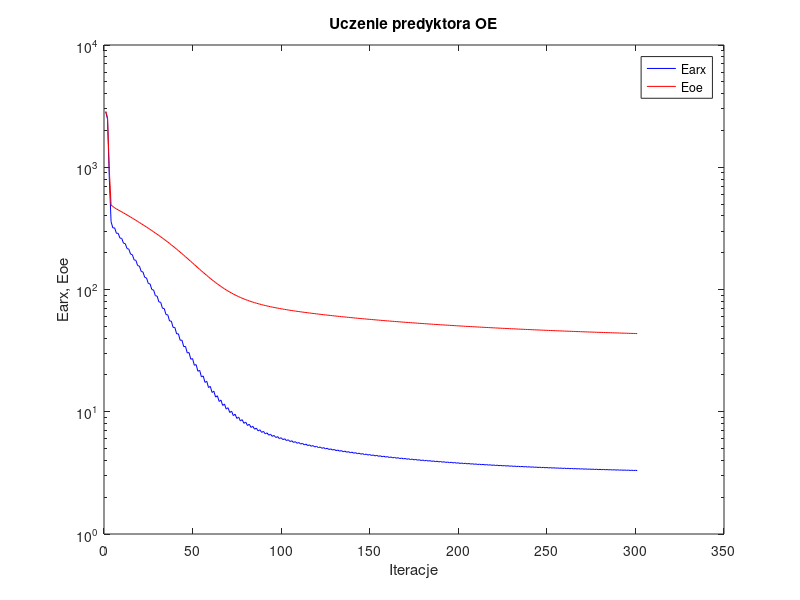
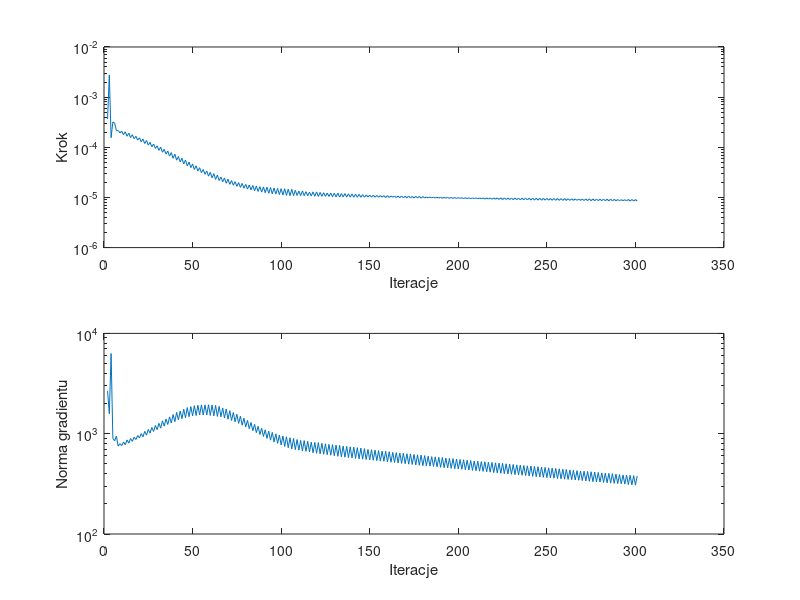

Reproduce these figures in MATLAB, in order.
%uczenie predyktora oe
clear all;
n=0; farx(n+1)=2.835393e+003; foe(n+1)=2.866882e+003; wspucz(n+1)=0.000000e+000; ng(n+1)=0.000000e+000;
n=1; farx(n+1)=2.470368e+003; foe(n+1)=2.541513e+003; krok(n+1)=3.642997e-004; ng(n+1)=2.680998e+003;
n=2; farx(n+1)=8.040867e+002; foe(n+1)=9.445150e+002; krok(n+1)=2.778799e-003; ng(n+1)=1.581666e+003;
n=3; farx(n+1)=3.579413e+002; foe(n+1)=4.909333e+002; krok(n+1)=1.554679e-004; ng(n+1)=6.295096e+003;
n=4; farx(n+1)=3.189430e+002; foe(n+1)=4.770752e+002; krok(n+1)=3.192302e-004; ng(n+1)=8.975673e+002;
n=5; farx(n+1)=3.195975e+002; foe(n+1)=4.660974e+002; krok(n+1)=3.055701e-004; ng(n+1)=8.490873e+002;
n=6; farx(n+1)=2.882932e+002; foe(n+1)=4.563866e+002; krok(n+1)=2.141564e-004; ng(n+1)=9.475500e+002;
n=7; farx(n+1)=2.882506e+002; foe(n+1)=4.482102e+002; krok(n+1)=2.151482e-004; ng(n+1)=7.531554e+002;
n=8; farx(n+1)=2.633345e+002; foe(n+1)=4.398324e+002; krok(n+1)=1.942746e-004; ng(n+1)=7.953235e+002;
n=9; farx(n+1)=2.620594e+002; foe(n+1)=4.317493e+002; krok(n+1)=2.084136e-004; ng(n+1)=7.609783e+002;
n=10; farx(n+1)=2.392186e+002; foe(n+1)=4.234533e+002; krok(n+1)=1.784716e-004; ng(n+1)=8.275711e+002;
n=11; farx(n+1)=2.372964e+002; foe(n+1)=4.154113e+002; krok(n+1)=2.039081e-004; ng(n+1)=7.764211e+002;
n=12; farx(n+1)=2.161278e+002; foe(n+1)=4.072092e+002; krok(n+1)=1.661929e-004; ng(n+1)=8.663929e+002;
n=13; farx(n+1)=2.141027e+002; foe(n+1)=3.992925e+002; krok(n+1)=1.915864e-004; ng(n+1)=8.058868e+002;
n=14; farx(n+1)=1.946457e+002; foe(n+1)=3.912655e+002; krok(n+1)=1.569397e-004; ng(n+1)=8.948795e+002;
n=15; farx(n+1)=1.927090e+002; foe(n+1)=3.835157e+002; krok(n+1)=1.784716e-004; ng(n+1)=8.376796e+002;
n=16; farx(n+1)=1.748251e+002; foe(n+1)=3.756887e+002; krok(n+1)=1.488211e-004; ng(n+1)=9.224670e+002;
n=17; farx(n+1)=1.731534e+002; foe(n+1)=3.681418e+002; krok(n+1)=1.654388e-004; ng(n+1)=8.746810e+002;
n=18; farx(n+1)=1.568081e+002; foe(n+1)=3.605129e+002; krok(n+1)=1.395032e-004; ng(n+1)=9.590865e+002;
n=19; farx(n+1)=1.553306e+002; foe(n+1)=3.531544e+002; krok(n+1)=1.546804e-004; ng(n+1)=9.065455e+002;
n=20; farx(n+1)=1.405018e+002; foe(n+1)=3.457147e+002; krok(n+1)=1.289393e-004; ng(n+1)=1.003127e+003;
n=21; farx(n+1)=1.391113e+002; foe(n+1)=3.385131e+002; krok(n+1)=1.466558e-004; ng(n+1)=9.316513e+002;
n=22; farx(n+1)=1.256132e+002; foe(n+1)=3.312401e+002; krok(n+1)=1.187393e-004; ng(n+1)=1.054533e+003;
n=23; farx(n+1)=1.243790e+002; foe(n+1)=3.241983e+002; krok(n+1)=1.367364e-004; ng(n+1)=9.667077e+002;
n=24; farx(n+1)=1.120511e+002; foe(n+1)=3.171013e+002; krok(n+1)=1.107642e-004; ng(n+1)=1.102705e+003;
n=25; farx(n+1)=1.110857e+002; foe(n+1)=3.102346e+002; krok(n+1)=1.258386e-004; ng(n+1)=1.011890e+003;
n=26; farx(n+1)=9.988859e+001; foe(n+1)=3.032975e+002; krok(n+1)=1.024331e-004; ng(n+1)=1.153052e+003;
n=27; farx(n+1)=9.909101e+001; foe(n+1)=2.965678e+002; krok(n+1)=1.163141e-004; ng(n+1)=1.052701e+003;
n=28; farx(n+1)=8.891096e+001; foe(n+1)=2.897798e+002; krok(n+1)=9.488657e-005; ng(n+1)=1.208144e+003;
n=29; farx(n+1)=8.830139e+001; foe(n+1)=2.831832e+002; krok(n+1)=1.070946e-004; ng(n+1)=1.098051e+003;
n=30; farx(n+1)=7.911348e+001; foe(n+1)=2.765295e+002; krok(n+1)=8.683747e-005; ng(n+1)=1.267849e+003;
n=31; farx(n+1)=7.860136e+001; foe(n+1)=2.700266e+002; krok(n+1)=1.007837e-004; ng(n+1)=1.135742e+003;
n=32; farx(n+1)=7.019122e+001; foe(n+1)=2.634722e+002; krok(n+1)=7.961977e-005; ng(n+1)=1.342298e+003;
n=33; farx(n+1)=6.988783e+001; foe(n+1)=2.571104e+002; krok(n+1)=9.138703e-005; ng(n+1)=1.190051e+003;
n=34; farx(n+1)=6.228833e+001; foe(n+1)=2.506922e+002; krok(n+1)=7.324517e-005; ng(n+1)=1.401903e+003;
n=35; farx(n+1)=6.210428e+001; foe(n+1)=2.444439e+002; krok(n+1)=8.438622e-005; ng(n+1)=1.235653e+003;
n=36; farx(n+1)=5.524456e+001; foe(n+1)=2.381484e+002; krok(n+1)=6.666596e-005; ng(n+1)=1.470710e+003;
n=37; farx(n+1)=5.515162e+001; foe(n+1)=2.320126e+002; krok(n+1)=7.847260e-005; ng(n+1)=1.278302e+003;
n=38; farx(n+1)=4.896942e+001; foe(n+1)=2.258400e+002; krok(n+1)=6.028324e-005; ng(n+1)=1.551149e+003;
n=39; farx(n+1)=4.894263e+001; foe(n+1)=2.198232e+002; krok(n+1)=7.287990e-005; ng(n+1)=1.317690e+003;
n=40; farx(n+1)=4.332346e+001; foe(n+1)=2.137978e+002; krok(n+1)=5.538211e-005; ng(n+1)=1.630146e+003;
n=41; farx(n+1)=4.343070e+001; foe(n+1)=2.079730e+002; krok(n+1)=6.543012e-005; ng(n+1)=1.371631e+003;
n=42; farx(n+1)=3.839884e+001; foe(n+1)=2.021498e+002; krok(n+1)=5.098909e-005; ng(n+1)=1.686641e+003;
n=43; farx(n+1)=3.857327e+001; foe(n+1)=1.965038e+002; krok(n+1)=6.024230e-005; ng(n+1)=1.410820e+003;
n=44; farx(n+1)=3.406304e+001; foe(n+1)=1.908790e+002; krok(n+1)=4.646090e-005; ng(n+1)=1.754378e+003;
n=45; farx(n+1)=3.428780e+001; foe(n+1)=1.854312e+002; krok(n+1)=5.581911e-005; ng(n+1)=1.443253e+003;
n=46; farx(n+1)=3.023374e+001; foe(n+1)=1.800230e+002; krok(n+1)=4.244958e-005; ng(n+1)=1.821096e+003;
n=47; farx(n+1)=3.050979e+001; foe(n+1)=1.748145e+002; krok(n+1)=5.090921e-005; ng(n+1)=1.475523e+003;
n=48; farx(n+1)=2.688562e+001; foe(n+1)=1.696725e+002; krok(n+1)=3.923630e-005; ng(n+1)=1.863839e+003;
n=49; farx(n+1)=2.721005e+001; foe(n+1)=1.647310e+002; krok(n+1)=4.661880e-005; ng(n+1)=1.502900e+003;
n=50; farx(n+1)=2.398779e+001; foe(n+1)=1.598678e+002; krok(n+1)=3.598644e-005; ng(n+1)=1.903424e+003;
n=51; farx(n+1)=2.431946e+001; foe(n+1)=1.551967e+002; krok(n+1)=4.279756e-005; ng(n+1)=1.516977e+003;
n=52; farx(n+1)=2.144205e+001; foe(n+1)=1.506454e+002; krok(n+1)=3.369455e-005; ng(n+1)=1.920178e+003;
n=53; farx(n+1)=2.181844e+001; foe(n+1)=1.462924e+002; krok(n+1)=3.906606e-005; ng(n+1)=1.538397e+003;
n=54; farx(n+1)=1.926119e+001; foe(n+1)=1.420520e+002; krok(n+1)=3.117913e-005; ng(n+1)=1.937807e+003;
n=55; farx(n+1)=1.964439e+001; foe(n+1)=1.380082e+002; krok(n+1)=3.601440e-005; ng(n+1)=1.541179e+003;
n=56; farx(n+1)=1.738290e+001; foe(n+1)=1.340916e+002; krok(n+1)=2.894239e-005; ng(n+1)=1.938925e+003;
n=57; farx(n+1)=1.776798e+001; foe(n+1)=1.303604e+002; krok(n+1)=3.369455e-005; ng(n+1)=1.536332e+003;
n=58; farx(n+1)=1.577194e+001; foe(n+1)=1.267581e+002; krok(n+1)=2.657240e-005; ng(n+1)=1.943610e+003;
n=59; farx(n+1)=1.613979e+001; foe(n+1)=1.233313e+002; krok(n+1)=3.175337e-005; ng(n+1)=1.522553e+003;
n=60; farx(n+1)=1.437874e+001; foe(n+1)=1.200452e+002; krok(n+1)=2.458493e-005; ng(n+1)=1.932814e+003;
n=61; farx(n+1)=1.473342e+001; foe(n+1)=1.169255e+002; krok(n+1)=2.992557e-005; ng(n+1)=1.506411e+003;
n=62; farx(n+1)=1.317763e+001; foe(n+1)=1.139468e+002; krok(n+1)=2.284676e-005; ng(n+1)=1.912662e+003;
n=63; farx(n+1)=1.351688e+001; foe(n+1)=1.111299e+002; krok(n+1)=2.801666e-005; ng(n+1)=1.485797e+003;
n=64; farx(n+1)=1.213370e+001; foe(n+1)=1.084539e+002; krok(n+1)=2.167257e-005; ng(n+1)=1.872467e+003;
n=65; farx(n+1)=1.246753e+001; foe(n+1)=1.059419e+002; krok(n+1)=2.560827e-005; ng(n+1)=1.474086e+003;
n=66; farx(n+1)=1.126239e+001; foe(n+1)=1.035589e+002; krok(n+1)=2.047978e-005; ng(n+1)=1.806929e+003;
n=67; farx(n+1)=1.157369e+001; foe(n+1)=1.013092e+002; krok(n+1)=2.449700e-005; ng(n+1)=1.433890e+003;
n=68; farx(n+1)=1.050842e+001; foe(n+1)=9.918055e+001; krok(n+1)=1.917379e-005; ng(n+1)=1.764292e+003;
n=69; farx(n+1)=1.079698e+001; foe(n+1)=9.717866e+001; krok(n+1)=2.310648e-005; ng(n+1)=1.394627e+003;
n=70; farx(n+1)=9.857051e+000; foe(n+1)=9.529227e+001; krok(n+1)=1.827909e-005; ng(n+1)=1.698094e+003;
n=71; farx(n+1)=1.012736e+001; foe(n+1)=9.352038e+001; krok(n+1)=2.170937e-005; ng(n+1)=1.356344e+003;
n=72; farx(n+1)=9.297426e+000; foe(n+1)=9.185292e+001; krok(n+1)=1.751338e-005; ng(n+1)=1.625890e+003;
n=73; farx(n+1)=9.552047e+000; foe(n+1)=9.028691e+001; krok(n+1)=2.063495e-005; ng(n+1)=1.314676e+003;
n=74; farx(n+1)=8.816821e+000; foe(n+1)=8.881052e+001; krok(n+1)=1.666809e-005; ng(n+1)=1.561623e+003;
n=75; farx(n+1)=9.052859e+000; foe(n+1)=8.742508e+001; krok(n+1)=1.976919e-005; ng(n+1)=1.266860e+003;
n=76; farx(n+1)=8.401444e+000; foe(n+1)=8.611814e+001; krok(n+1)=1.588017e-005; ng(n+1)=1.495289e+003;
n=77; farx(n+1)=8.617819e+000; foe(n+1)=8.489053e+001; krok(n+1)=1.904168e-005; ng(n+1)=1.215317e+003;
n=78; farx(n+1)=8.036786e+000; foe(n+1)=8.373310e+001; krok(n+1)=1.527191e-005; ng(n+1)=1.426799e+003;
n=79; farx(n+1)=8.237675e+000; foe(n+1)=8.264646e+001; krok(n+1)=1.825109e-005; ng(n+1)=1.168747e+003;
n=80; farx(n+1)=7.719699e+000; foe(n+1)=8.162005e+001; krok(n+1)=1.470858e-005; ng(n+1)=1.358870e+003;
n=81; farx(n+1)=7.904799e+000; foe(n+1)=8.065411e+001; krok(n+1)=1.765974e-005; ng(n+1)=1.120759e+003;
n=82; farx(n+1)=7.441317e+000; foe(n+1)=7.974055e+001; krok(n+1)=1.416371e-005; ng(n+1)=1.294829e+003;
n=83; farx(n+1)=7.612791e+000; foe(n+1)=7.887828e+001; krok(n+1)=1.729605e-005; ng(n+1)=1.072486e+003;
n=84; farx(n+1)=7.194839e+000; foe(n+1)=7.805986e+001; krok(n+1)=1.358646e-005; ng(n+1)=1.240614e+003;
n=85; farx(n+1)=7.352702e+000; foe(n+1)=7.728654e+001; krok(n+1)=1.693219e-005; ng(n+1)=1.025004e+003;
n=86; farx(n+1)=6.973499e+000; foe(n+1)=7.655131e+001; krok(n+1)=1.317649e-005; ng(n+1)=1.186250e+003;
n=87; farx(n+1)=7.120291e+000; foe(n+1)=7.585621e+001; krok(n+1)=1.643953e-005; ng(n+1)=9.829495e+002;
n=88; farx(n+1)=6.777532e+000; foe(n+1)=7.519361e+001; krok(n+1)=1.277945e-005; ng(n+1)=1.131408e+003;
n=89; farx(n+1)=6.913043e+000; foe(n+1)=7.456302e+001; krok(n+1)=1.622915e-005; ng(n+1)=9.384904e+002;
n=90; farx(n+1)=6.599478e+000; foe(n+1)=7.396095e+001; krok(n+1)=1.240823e-005; ng(n+1)=1.092921e+003;
n=91; farx(n+1)=6.725969e+000; foe(n+1)=7.338683e+001; krok(n+1)=1.595012e-005; ng(n+1)=8.990097e+002;
n=92; farx(n+1)=6.437880e+000; foe(n+1)=7.283693e+001; krok(n+1)=1.209645e-005; ng(n+1)=1.060101e+003;
n=93; farx(n+1)=6.556802e+000; foe(n+1)=7.231122e+001; krok(n+1)=1.572983e-005; ng(n+1)=8.622826e+002;
n=94; farx(n+1)=6.290609e+000; foe(n+1)=7.180540e+001; krok(n+1)=1.178746e-005; ng(n+1)=1.031616e+003;
n=95; farx(n+1)=6.401270e+000; foe(n+1)=7.132087e+001; krok(n+1)=1.539716e-005; ng(n+1)=8.276004e+002;
n=96; farx(n+1)=6.154220e+000; foe(n+1)=7.085504e+001; krok(n+1)=1.167393e-005; ng(n+1)=9.963903e+002;
n=97; farx(n+1)=6.260027e+000; foe(n+1)=7.040770e+001; krok(n+1)=1.503456e-005; ng(n+1)=8.013264e+002;
n=98; farx(n+1)=6.030827e+000; foe(n+1)=6.997504e+001; krok(n+1)=1.143043e-005; ng(n+1)=9.682502e+002;
n=99; farx(n+1)=6.130587e+000; foe(n+1)=6.955709e+001; krok(n+1)=1.496592e-005; ng(n+1)=7.727271e+002;
n=100; farx(n+1)=5.916344e+000; foe(n+1)=6.915191e+001; krok(n+1)=1.115447e-005; ng(n+1)=9.492293e+002;
n=101; farx(n+1)=6.010455e+000; foe(n+1)=6.875914e+001; krok(n+1)=1.490654e-005; ng(n+1)=7.461179e+002;
n=102; farx(n+1)=5.808187e+000; foe(n+1)=6.837793e+001; krok(n+1)=1.099167e-005; ng(n+1)=9.312695e+002;
n=103; farx(n+1)=5.898241e+000; foe(n+1)=6.800896e+001; krok(n+1)=1.461294e-005; ng(n+1)=7.253254e+002;
n=104; farx(n+1)=5.708129e+000; foe(n+1)=6.764980e+001; krok(n+1)=1.085468e-005; ng(n+1)=9.112301e+002;
n=105; farx(n+1)=5.794148e+000; foe(n+1)=6.730051e+001; krok(n+1)=1.448879e-005; ng(n+1)=7.059291e+002;
n=106; farx(n+1)=5.612017e+000; foe(n+1)=6.695980e+001; krok(n+1)=1.083629e-005; ng(n+1)=8.971861e+002;
n=107; farx(n+1)=5.695390e+000; foe(n+1)=6.663071e+001; krok(n+1)=1.386876e-005; ng(n+1)=6.948372e+002;
n=108; farx(n+1)=5.522752e+000; foe(n+1)=6.630885e+001; krok(n+1)=1.095376e-005; ng(n+1)=8.749180e+002;
n=109; farx(n+1)=5.603556e+000; foe(n+1)=6.599664e+001; krok(n+1)=1.338683e-005; ng(n+1)=6.858618e+002;
n=110; farx(n+1)=5.441735e+000; foe(n+1)=6.569063e+001; krok(n+1)=1.085468e-005; ng(n+1)=8.571841e+002;
n=111; farx(n+1)=5.518896e+000; foe(n+1)=6.539059e+001; krok(n+1)=1.351734e-005; ng(n+1)=6.713091e+002;
n=112; farx(n+1)=5.361283e+000; foe(n+1)=6.509636e+001; krok(n+1)=1.083629e-005; ng(n+1)=8.533890e+002;
n=113; farx(n+1)=5.437557e+000; foe(n+1)=6.481058e+001; krok(n+1)=1.302585e-005; ng(n+1)=6.673523e+002;
n=114; farx(n+1)=5.287250e+000; foe(n+1)=6.452873e+001; krok(n+1)=1.083629e-005; ng(n+1)=8.391441e+002;
n=115; farx(n+1)=5.360461e+000; foe(n+1)=6.425401e+001; krok(n+1)=1.274425e-005; ng(n+1)=6.588443e+002;
n=116; farx(n+1)=5.218997e+000; foe(n+1)=6.398345e+001; krok(n+1)=1.069939e-005; ng(n+1)=8.242588e+002;
n=117; farx(n+1)=5.288412e+000; foe(n+1)=6.371716e+001; krok(n+1)=1.290553e-005; ng(n+1)=6.452530e+002;
n=118; farx(n+1)=5.151964e+000; foe(n+1)=6.345556e+001; krok(n+1)=1.057446e-005; ng(n+1)=8.191771e+002;
n=119; farx(n+1)=5.220044e+000; foe(n+1)=6.319845e+001; krok(n+1)=1.290355e-005; ng(n+1)=6.371202e+002;
n=120; farx(n+1)=5.087543e+000; foe(n+1)=6.294471e+001; krok(n+1)=1.046074e-005; ng(n+1)=8.162244e+002;
n=121; farx(n+1)=5.153305e+000; foe(n+1)=6.269644e+001; krok(n+1)=1.259797e-005; ng(n+1)=6.304895e+002;
n=122; farx(n+1)=5.026142e+000; foe(n+1)=6.245174e+001; krok(n+1)=1.052881e-005; ng(n+1)=8.016329e+002;
n=123; farx(n+1)=5.090378e+000; foe(n+1)=6.221161e+001; krok(n+1)=1.240823e-005; ng(n+1)=6.242734e+002;
n=124; farx(n+1)=4.967570e+000; foe(n+1)=6.197454e+001; krok(n+1)=1.051860e-005; ng(n+1)=7.923409e+002;
n=125; farx(n+1)=5.030136e+000; foe(n+1)=6.174189e+001; krok(n+1)=1.221743e-005; ng(n+1)=6.180623e+002;
n=126; farx(n+1)=4.911971e+000; foe(n+1)=6.151205e+001; krok(n+1)=1.048504e-005; ng(n+1)=7.823065e+002;
n=127; farx(n+1)=4.973198e+000; foe(n+1)=6.128606e+001; krok(n+1)=1.222055e-005; ng(n+1)=6.107128e+002;
n=128; farx(n+1)=4.858773e+000; foe(n+1)=6.106231e+001; krok(n+1)=1.034200e-005; ng(n+1)=7.784259e+002;
n=129; farx(n+1)=4.918030e+000; foe(n+1)=6.084245e+001; krok(n+1)=1.216245e-005; ng(n+1)=6.030136e+002;
n=130; farx(n+1)=4.807948e+000; foe(n+1)=6.062492e+001; krok(n+1)=1.023989e-005; ng(n+1)=7.705185e+002;
n=131; farx(n+1)=4.865288e+000; foe(n+1)=6.041063e+001; krok(n+1)=1.219587e-005; ng(n+1)=5.946412e+002;
n=132; farx(n+1)=4.758385e+000; foe(n+1)=6.019872e+001; krok(n+1)=1.017255e-005; ng(n+1)=7.649215e+002;
n=133; farx(n+1)=4.813760e+000; foe(n+1)=5.999025e+001; krok(n+1)=1.197415e-005; ng(n+1)=5.886625e+002;
n=134; farx(n+1)=4.710658e+000; foe(n+1)=5.978453e+001; krok(n+1)=1.023989e-005; ng(n+1)=7.520928e+002;
n=135; farx(n+1)=4.765231e+000; foe(n+1)=5.958165e+001; krok(n+1)=1.191521e-005; ng(n+1)=5.833839e+002;
n=136; farx(n+1)=4.664909e+000; foe(n+1)=5.938093e+001; krok(n+1)=1.015968e-005; ng(n+1)=7.474746e+002;
n=137; farx(n+1)=4.718161e+000; foe(n+1)=5.918326e+001; krok(n+1)=1.181958e-005; ng(n+1)=5.776149e+002;
n=138; farx(n+1)=4.620794e+000; foe(n+1)=5.898763e+001; krok(n+1)=1.013760e-005; ng(n+1)=7.399084e+002;
n=139; farx(n+1)=4.673074e+000; foe(n+1)=5.879497e+001; krok(n+1)=1.176389e-005; ng(n+1)=5.722194e+002;
n=140; farx(n+1)=4.578183e+000; foe(n+1)=5.860400e+001; krok(n+1)=1.009346e-005; ng(n+1)=7.345111e+002;
n=141; farx(n+1)=4.629209e+000; foe(n+1)=5.841618e+001; krok(n+1)=1.161317e-005; ng(n+1)=5.672918e+002;
n=142; farx(n+1)=4.537294e+000; foe(n+1)=5.823006e+001; krok(n+1)=1.009346e-005; ng(n+1)=7.254499e+002;
n=143; farx(n+1)=4.587148e+000; foe(n+1)=5.804677e+001; krok(n+1)=1.153689e-005; ng(n+1)=5.618691e+002;
n=144; farx(n+1)=4.497576e+000; foe(n+1)=5.786510e+001; krok(n+1)=1.009346e-005; ng(n+1)=7.185099e+002;
n=145; farx(n+1)=4.546414e+000; foe(n+1)=5.768633e+001; krok(n+1)=1.138585e-005; ng(n+1)=5.575796e+002;
n=146; farx(n+1)=4.459496e+000; foe(n+1)=5.750907e+001; krok(n+1)=1.009346e-005; ng(n+1)=7.100863e+002;
n=147; farx(n+1)=4.506534e+000; foe(n+1)=5.733450e+001; krok(n+1)=1.115447e-005; ng(n+1)=5.525000e+002;
n=148; farx(n+1)=4.422407e+000; foe(n+1)=5.716181e+001; krok(n+1)=1.023989e-005; ng(n+1)=6.963779e+002;
n=149; farx(n+1)=4.469122e+000; foe(n+1)=5.699141e+001; krok(n+1)=1.109569e-005; ng(n+1)=5.489169e+002;
n=150; farx(n+1)=4.387058e+000; foe(n+1)=5.682249e+001; krok(n+1)=1.013760e-005; ng(n+1)=6.928679e+002;
n=151; farx(n+1)=4.432672e+000; foe(n+1)=5.665591e+001; krok(n+1)=1.106017e-005; ng(n+1)=5.434515e+002;
n=152; farx(n+1)=4.352732e+000; foe(n+1)=5.649077e+001; krok(n+1)=1.010255e-005; ng(n+1)=6.868420e+002;
n=153; farx(n+1)=4.397192e+000; foe(n+1)=5.632794e+001; krok(n+1)=1.095389e-005; ng(n+1)=5.386269e+002;
n=154; farx(n+1)=4.319578e+000; foe(n+1)=5.616658e+001; krok(n+1)=1.010485e-005; ng(n+1)=6.786301e+002;
n=155; farx(n+1)=4.362867e+000; foe(n+1)=5.600735e+001; krok(n+1)=1.085468e-005; ng(n+1)=5.337080e+002;
n=156; farx(n+1)=4.287069e+000; foe(n+1)=5.584963e+001; krok(n+1)=1.017255e-005; ng(n+1)=6.704257e+002;
n=157; farx(n+1)=4.330334e+000; foe(n+1)=5.569403e+001; krok(n+1)=1.083629e-005; ng(n+1)=5.306897e+002;
n=158; farx(n+1)=4.256650e+000; foe(n+1)=5.553952e+001; krok(n+1)=9.955536e-006; ng(n+1)=6.690144e+002;
n=159; farx(n+1)=4.298145e+000; foe(n+1)=5.538705e+001; krok(n+1)=1.085468e-005; ng(n+1)=5.231780e+002;
n=160; farx(n+1)=4.226416e+000; foe(n+1)=5.523598e+001; krok(n+1)=9.975945e-006; ng(n+1)=6.611389e+002;
n=161; farx(n+1)=4.266802e+000; foe(n+1)=5.508684e+001; krok(n+1)=1.069939e-005; ng(n+1)=5.190287e+002;
n=162; farx(n+1)=4.196697e+000; foe(n+1)=5.493913e+001; krok(n+1)=1.010485e-005; ng(n+1)=6.514703e+002;
n=163; farx(n+1)=4.237067e+000; foe(n+1)=5.479333e+001; krok(n+1)=1.061240e-005; ng(n+1)=5.169303e+002;
n=164; farx(n+1)=4.168593e+000; foe(n+1)=5.464867e+001; krok(n+1)=9.999543e-006; ng(n+1)=6.482203e+002;
n=165; farx(n+1)=4.208074e+000; foe(n+1)=5.450590e+001; krok(n+1)=1.061240e-005; ng(n+1)=5.117776e+002;
n=166; farx(n+1)=4.141581e+000; foe(n+1)=5.436423e+001; krok(n+1)=9.888364e-006; ng(n+1)=6.433783e+002;
n=167; farx(n+1)=4.179942e+000; foe(n+1)=5.422431e+001; krok(n+1)=1.066004e-005; ng(n+1)=5.055524e+002;
n=168; farx(n+1)=4.114712e+000; foe(n+1)=5.408556e+001; krok(n+1)=9.884595e-006; ng(n+1)=6.385775e+002;
n=169; farx(n+1)=4.152438e+000; foe(n+1)=5.394863e+001; krok(n+1)=1.052881e-005; ng(n+1)=5.024422e+002;
n=170; farx(n+1)=4.089194e+000; foe(n+1)=5.381281e+001; krok(n+1)=9.841122e-006; ng(n+1)=6.313882e+002;
n=171; farx(n+1)=4.126178e+000; foe(n+1)=5.367860e+001; krok(n+1)=1.061240e-005; ng(n+1)=4.968552e+002;
n=172; farx(n+1)=4.064036e+000; foe(n+1)=5.354542e+001; krok(n+1)=9.766516e-006; ng(n+1)=6.290170e+002;
n=173; farx(n+1)=4.100155e+000; foe(n+1)=5.341399e+001; krok(n+1)=1.048504e-005; ng(n+1)=4.931250e+002;
n=174; farx(n+1)=4.039848e+000; foe(n+1)=5.328365e+001; krok(n+1)=9.772716e-006; ng(n+1)=6.207680e+002;
n=175; farx(n+1)=4.075207e+000; foe(n+1)=5.315483e+001; krok(n+1)=1.048504e-005; ng(n+1)=4.883747e+002;
n=176; farx(n+1)=4.016312e+000; foe(n+1)=5.302709e+001; krok(n+1)=9.716744e-006; ng(n+1)=6.160833e+002;
n=177; farx(n+1)=4.051006e+000; foe(n+1)=5.290084e+001; krok(n+1)=1.048504e-005; ng(n+1)=4.838976e+002;
n=178; farx(n+1)=3.993295e+000; foe(n+1)=5.277562e+001; krok(n+1)=9.682309e-006; ng(n+1)=6.117739e+002;
n=179; farx(n+1)=4.027271e+000; foe(n+1)=5.265192e+001; krok(n+1)=1.039083e-005; ng(n+1)=4.802437e+002;
n=180; farx(n+1)=3.970599e+000; foe(n+1)=5.252926e+001; krok(n+1)=9.766516e-006; ng(n+1)=6.048798e+002;
n=181; farx(n+1)=4.004081e+000; foe(n+1)=5.240813e+001; krok(n+1)=1.018440e-005; ng(n+1)=4.784054e+002;
n=182; farx(n+1)=3.948855e+000; foe(n+1)=5.228798e+001; krok(n+1)=9.836241e-006; ng(n+1)=5.963042e+002;
n=183; farx(n+1)=3.981781e+000; foe(n+1)=5.216925e+001; krok(n+1)=1.010485e-005; ng(n+1)=4.751086e+002;
n=184; farx(n+1)=3.927725e+000; foe(n+1)=5.205147e+001; krok(n+1)=9.849580e-006; ng(n+1)=5.904846e+002;
n=185; farx(n+1)=3.960350e+000; foe(n+1)=5.193508e+001; krok(n+1)=1.009346e-005; ng(n+1)=4.718576e+002;
n=186; farx(n+1)=3.907352e+000; foe(n+1)=5.181955e+001; krok(n+1)=9.766516e-006; ng(n+1)=5.875749e+002;
n=187; farx(n+1)=3.939212e+000; foe(n+1)=5.170542e+001; krok(n+1)=1.003408e-005; ng(n+1)=4.677563e+002;
n=188; farx(n+1)=3.887768e+000; foe(n+1)=5.159215e+001; krok(n+1)=9.716744e-006; ng(n+1)=5.811316e+002;
n=189; farx(n+1)=3.919016e+000; foe(n+1)=5.148016e+001; krok(n+1)=1.013046e-005; ng(n+1)=4.624750e+002;
n=190; farx(n+1)=3.868461e+000; foe(n+1)=5.136901e+001; krok(n+1)=9.622040e-006; ng(n+1)=5.791510e+002;
n=191; farx(n+1)=3.898912e+000; foe(n+1)=5.125917e+001; krok(n+1)=1.003721e-005; ng(n+1)=4.586169e+002;
n=192; farx(n+1)=3.849584e+000; foe(n+1)=5.115020e+001; krok(n+1)=9.671965e-006; ng(n+1)=5.716102e+002;
n=193; farx(n+1)=3.879677e+000; foe(n+1)=5.104246e+001; krok(n+1)=1.001618e-005; ng(n+1)=4.553592e+002;
n=194; farx(n+1)=3.831373e+000; foe(n+1)=5.093554e+001; krok(n+1)=9.602384e-006; ng(n+1)=5.680394e+002;
n=195; farx(n+1)=3.860905e+000; foe(n+1)=5.082982e+001; krok(n+1)=1.001618e-005; ng(n+1)=4.512704e+002;
n=196; farx(n+1)=3.813600e+000; foe(n+1)=5.072491e+001; krok(n+1)=9.558456e-006; ng(n+1)=5.638531e+002;
n=197; farx(n+1)=3.842540e+000; foe(n+1)=5.062118e+001; krok(n+1)=9.975945e-006; ng(n+1)=4.475015e+002;
n=198; farx(n+1)=3.796200e+000; foe(n+1)=5.051824e+001; krok(n+1)=9.564320e-006; ng(n+1)=5.585115e+002;
n=199; farx(n+1)=3.824593e+000; foe(n+1)=5.041647e+001; krok(n+1)=9.888364e-006; ng(n+1)=4.443623e+002;
n=200; farx(n+1)=3.779222e+000; foe(n+1)=5.031548e+001; krok(n+1)=9.602384e-006; ng(n+1)=5.522802e+002;
n=201; farx(n+1)=3.807420e+000; foe(n+1)=5.021562e+001; krok(n+1)=9.884595e-006; ng(n+1)=4.415126e+002;
n=202; farx(n+1)=3.763011e+000; foe(n+1)=5.011647e+001; krok(n+1)=9.479621e-006; ng(n+1)=5.499009e+002;
n=203; farx(n+1)=3.790464e+000; foe(n+1)=5.001841e+001; krok(n+1)=9.888364e-006; ng(n+1)=4.368026e+002;
n=204; farx(n+1)=3.746883e+000; foe(n+1)=4.992111e+001; krok(n+1)=9.504428e-006; ng(n+1)=5.445988e+002;
n=205; farx(n+1)=3.773998e+000; foe(n+1)=4.982488e+001; krok(n+1)=9.820196e-006; ng(n+1)=4.341681e+002;
n=206; farx(n+1)=3.731334e+000; foe(n+1)=4.972937e+001; krok(n+1)=9.479621e-006; ng(n+1)=5.399040e+002;
n=207; farx(n+1)=3.757897e+000; foe(n+1)=4.963489e+001; krok(n+1)=9.772716e-006; ng(n+1)=4.306188e+002;
n=208; farx(n+1)=3.716062e+000; foe(n+1)=4.954114e+001; krok(n+1)=9.504706e-006; ng(n+1)=5.344455e+002;
n=209; farx(n+1)=3.742433e+000; foe(n+1)=4.944840e+001; krok(n+1)=9.766516e-006; ng(n+1)=4.278739e+002;
n=210; farx(n+1)=3.701460e+000; foe(n+1)=4.935631e+001; krok(n+1)=9.392863e-006; ng(n+1)=5.319569e+002;
n=211; farx(n+1)=3.727178e+000; foe(n+1)=4.926522e+001; krok(n+1)=9.772716e-006; ng(n+1)=4.234441e+002;
n=212; farx(n+1)=3.686964e+000; foe(n+1)=4.917480e+001; krok(n+1)=9.405221e-006; ng(n+1)=5.270444e+002;
n=213; farx(n+1)=3.712485e+000; foe(n+1)=4.908536e+001; krok(n+1)=9.766516e-006; ng(n+1)=4.207122e+002;
n=214; farx(n+1)=3.673087e+000; foe(n+1)=4.899654e+001; krok(n+1)=9.299765e-006; ng(n+1)=5.244886e+002;
n=215; farx(n+1)=3.697992e+000; foe(n+1)=4.890866e+001; krok(n+1)=9.772716e-006; ng(n+1)=4.164150e+002;
n=216; farx(n+1)=3.659318e+000; foe(n+1)=4.882144e+001; krok(n+1)=9.309975e-006; ng(n+1)=5.196800e+002;
n=217; farx(n+1)=3.684023e+000; foe(n+1)=4.873514e+001; krok(n+1)=9.766516e-006; ng(n+1)=4.137025e+002;
n=218; farx(n+1)=3.646133e+000; foe(n+1)=4.864943e+001; krok(n+1)=9.207477e-006; ng(n+1)=5.170710e+002;
n=219; farx(n+1)=3.670235e+000; foe(n+1)=4.856462e+001; krok(n+1)=9.772716e-006; ng(n+1)=4.094618e+002;
n=220; farx(n+1)=3.633047e+000; foe(n+1)=4.848044e+001; krok(n+1)=9.217968e-006; ng(n+1)=5.122414e+002;
n=221; farx(n+1)=3.656945e+000; foe(n+1)=4.839714e+001; krok(n+1)=9.766516e-006; ng(n+1)=4.067563e+002;
n=222; farx(n+1)=3.620475e+000; foe(n+1)=4.831440e+001; krok(n+1)=9.128990e-006; ng(n+1)=5.095606e+002;
n=223; farx(n+1)=3.643950e+000; foe(n+1)=4.823252e+001; krok(n+1)=9.809075e-006; ng(n+1)=4.028249e+002;
n=224; farx(n+1)=3.608159e+000; foe(n+1)=4.815120e+001; krok(n+1)=9.062615e-006; ng(n+1)=5.065248e+002;
n=225; farx(n+1)=3.631101e+000; foe(n+1)=4.807072e+001; krok(n+1)=9.772716e-006; ng(n+1)=3.992508e+002;
n=226; farx(n+1)=3.595946e+000; foe(n+1)=4.799086e+001; krok(n+1)=9.107769e-006; ng(n+1)=5.010954e+002;
n=227; farx(n+1)=3.618664e+000; foe(n+1)=4.791182e+001; krok(n+1)=9.706803e-006; ng(n+1)=3.970759e+002;
n=228; farx(n+1)=3.584185e+000; foe(n+1)=4.783335e+001; krok(n+1)=9.081828e-006; ng(n+1)=4.970048e+002;
n=229; farx(n+1)=3.606575e+000; foe(n+1)=4.775567e+001; krok(n+1)=9.706803e-006; ng(n+1)=3.939104e+002;
n=230; farx(n+1)=3.572706e+000; foe(n+1)=4.767853e+001; krok(n+1)=9.041389e-006; ng(n+1)=4.935953e+002;
n=231; farx(n+1)=3.594689e+000; foe(n+1)=4.760218e+001; krok(n+1)=9.671965e-006; ng(n+1)=3.907849e+002;
n=232; farx(n+1)=3.561427e+000; foe(n+1)=4.752639e+001; krok(n+1)=9.054721e-006; ng(n+1)=4.889311e+002;
n=233; farx(n+1)=3.583166e+000; foe(n+1)=4.745137e+001; krok(n+1)=9.640490e-006; ng(n+1)=3.882485e+002;
n=234; farx(n+1)=3.550512e+000; foe(n+1)=4.737686e+001; krok(n+1)=9.015490e-006; ng(n+1)=4.853974e+002;
n=235; farx(n+1)=3.571906e+000; foe(n+1)=4.730310e+001; krok(n+1)=9.635248e-006; ng(n+1)=3.850926e+002;
n=236; farx(n+1)=3.539805e+000; foe(n+1)=4.722986e+001; krok(n+1)=8.996611e-006; ng(n+1)=4.817086e+002;
n=237; farx(n+1)=3.560939e+000; foe(n+1)=4.715735e+001; krok(n+1)=9.622040e-006; ng(n+1)=3.823397e+002;
n=238; farx(n+1)=3.529390e+000; foe(n+1)=4.708534e+001; krok(n+1)=8.958287e-006; ng(n+1)=4.784021e+002;
n=239; farx(n+1)=3.550230e+000; foe(n+1)=4.701405e+001; krok(n+1)=9.622040e-006; ng(n+1)=3.793451e+002;
n=240; farx(n+1)=3.519326e+000; foe(n+1)=4.694323e+001; krok(n+1)=8.887598e-006; ng(n+1)=4.751150e+002;
n=241; farx(n+1)=3.539801e+000; foe(n+1)=4.687308e+001; krok(n+1)=9.674871e-006; ng(n+1)=3.756007e+002;
n=242; farx(n+1)=3.509407e+000; foe(n+1)=4.680342e+001; krok(n+1)=8.833238e-006; ng(n+1)=4.723375e+002;
n=243; farx(n+1)=3.529557e+000; foe(n+1)=4.673443e+001; krok(n+1)=9.671965e-006; ng(n+1)=3.725334e+002;
n=244; farx(n+1)=3.499625e+000; foe(n+1)=4.666593e+001; krok(n+1)=8.829868e-006; ng(n+1)=4.687220e+002;
n=245; farx(n+1)=3.519546e+000; foe(n+1)=4.659811e+001; krok(n+1)=9.628751e-006; ng(n+1)=3.702104e+002;
n=246; farx(n+1)=3.490143e+000; foe(n+1)=4.653076e+001; krok(n+1)=8.807743e-006; ng(n+1)=4.649934e+002;
n=247; farx(n+1)=3.509744e+000; foe(n+1)=4.646405e+001; krok(n+1)=9.602384e-006; ng(n+1)=3.673847e+002;
n=248; farx(n+1)=3.480809e+000; foe(n+1)=4.639783e+001; krok(n+1)=8.818436e-006; ng(n+1)=4.609329e+002;
n=249; farx(n+1)=3.500175e+000; foe(n+1)=4.633225e+001; krok(n+1)=9.549067e-006; ng(n+1)=3.651416e+002;
n=250; farx(n+1)=3.471726e+000; foe(n+1)=4.626712e+001; krok(n+1)=8.818436e-006; ng(n+1)=4.569481e+002;
n=251; farx(n+1)=3.490856e+000; foe(n+1)=4.620263e+001; krok(n+1)=9.520265e-006; ng(n+1)=3.626869e+002;
n=252; farx(n+1)=3.462894e+000; foe(n+1)=4.613858e+001; krok(n+1)=8.794029e-006; ng(n+1)=4.534203e+002;
n=253; farx(n+1)=3.481765e+000; foe(n+1)=4.607513e+001; krok(n+1)=9.515478e-006; ng(n+1)=3.599261e+002;
n=254; farx(n+1)=3.454286e+000; foe(n+1)=4.601211e+001; krok(n+1)=8.756691e-006; ng(n+1)=4.501594e+002;
n=255; farx(n+1)=3.472882e+000; foe(n+1)=4.594968e+001; krok(n+1)=9.520842e-006; ng(n+1)=3.570234e+002;
n=256; farx(n+1)=3.445816e+000; foe(n+1)=4.588768e+001; krok(n+1)=8.738463e-006; ng(n+1)=4.469633e+002;
n=257; farx(n+1)=3.464151e+000; foe(n+1)=4.582627e+001; krok(n+1)=9.479621e-006; ng(n+1)=3.545984e+002;
n=258; farx(n+1)=3.437550e+000; foe(n+1)=4.576528e+001; krok(n+1)=8.736906e-006; ng(n+1)=4.429946e+002;
n=259; farx(n+1)=3.455680e+000; foe(n+1)=4.570487e+001; krok(n+1)=9.471564e-006; ng(n+1)=3.521219e+002;
n=260; farx(n+1)=3.429448e+000; foe(n+1)=4.564485e+001; krok(n+1)=8.718949e-006; ng(n+1)=4.400461e+002;
n=261; farx(n+1)=3.447310e+000; foe(n+1)=4.558541e+001; krok(n+1)=9.410994e-006; ng(n+1)=3.498462e+002;
n=262; farx(n+1)=3.421508e+000; foe(n+1)=4.552639e+001; krok(n+1)=8.746968e-006; ng(n+1)=4.356732e+002;
n=263; farx(n+1)=3.439165e+000; foe(n+1)=4.546792e+001; krok(n+1)=9.357347e-006; ng(n+1)=3.477862e+002;
n=264; farx(n+1)=3.413768e+000; foe(n+1)=4.540985e+001; krok(n+1)=8.753864e-006; ng(n+1)=4.319619e+002;
n=265; farx(n+1)=3.431200e+000; foe(n+1)=4.535233e+001; krok(n+1)=9.311545e-006; ng(n+1)=3.455814e+002;
n=266; farx(n+1)=3.406161e+000; foe(n+1)=4.529519e+001; krok(n+1)=8.778020e-006; ng(n+1)=4.282397e+002;
n=267; farx(n+1)=3.423406e+000; foe(n+1)=4.523860e+001; krok(n+1)=9.244198e-006; ng(n+1)=3.437452e+002;
n=268; farx(n+1)=3.398854e+000; foe(n+1)=4.518237e+001; krok(n+1)=8.756691e-006; ng(n+1)=4.243994e+002;
n=269; farx(n+1)=3.415878e+000; foe(n+1)=4.512666e+001; krok(n+1)=9.279533e-006; ng(n+1)=3.408460e+002;
n=270; farx(n+1)=3.391715e+000; foe(n+1)=4.507130e+001; krok(n+1)=8.690837e-006; ng(n+1)=4.222699e+002;
n=271; farx(n+1)=3.408518e+000; foe(n+1)=4.501643e+001; krok(n+1)=9.322149e-006; ng(n+1)=3.379030e+002;
n=272; farx(n+1)=3.384706e+000; foe(n+1)=4.496192e+001; krok(n+1)=8.632369e-006; ng(n+1)=4.202517e+002;
n=273; farx(n+1)=3.401289e+000; foe(n+1)=4.490789e+001; krok(n+1)=9.340678e-006; ng(n+1)=3.351820e+002;
n=274; farx(n+1)=3.377832e+000; foe(n+1)=4.485422e+001; krok(n+1)=8.593476e-006; ng(n+1)=4.177402e+002;
n=275; farx(n+1)=3.394215e+000; foe(n+1)=4.480102e+001; krok(n+1)=9.351708e-006; ng(n+1)=3.326318e+002;
n=276; farx(n+1)=3.370993e+000; foe(n+1)=4.474817e+001; krok(n+1)=8.600086e-006; ng(n+1)=4.152480e+002;
n=277; farx(n+1)=3.387172e+000; foe(n+1)=4.469583e+001; krok(n+1)=9.244198e-006; ng(n+1)=3.310846e+002;
n=278; farx(n+1)=3.364345e+000; foe(n+1)=4.464384e+001; krok(n+1)=8.648025e-006; ng(n+1)=4.105013e+002;
n=279; farx(n+1)=3.380341e+000; foe(n+1)=4.459233e+001; krok(n+1)=9.184756e-006; ng(n+1)=3.292314e+002;
n=280; farx(n+1)=3.357935e+000; foe(n+1)=4.454115e+001; krok(n+1)=8.632369e-006; ng(n+1)=4.068270e+002;
n=281; farx(n+1)=3.373728e+000; foe(n+1)=4.449041e+001; krok(n+1)=9.207477e-006; ng(n+1)=3.265755e+002;
n=282; farx(n+1)=3.351638e+000; foe(n+1)=4.444001e+001; krok(n+1)=8.593476e-006; ng(n+1)=4.044974e+002;
n=283; farx(n+1)=3.367247e+000; foe(n+1)=4.439004e+001; krok(n+1)=9.215371e-006; ng(n+1)=3.241500e+002;
n=284; farx(n+1)=3.345505e+000; foe(n+1)=4.434039e+001; krok(n+1)=8.546025e-006; ng(n+1)=4.020457e+002;
n=285; farx(n+1)=3.360928e+000; foe(n+1)=4.429117e+001; krok(n+1)=9.251809e-006; ng(n+1)=3.214851e+002;
n=286; farx(n+1)=3.339377e+000; foe(n+1)=4.424226e+001; krok(n+1)=8.539569e-006; ng(n+1)=4.000789e+002;
n=287; farx(n+1)=3.354619e+000; foe(n+1)=4.419381e+001; krok(n+1)=9.158722e-006; ng(n+1)=3.199450e+002;
n=288; farx(n+1)=3.333365e+000; foe(n+1)=4.414567e+001; krok(n+1)=8.600086e-006; ng(n+1)=3.958005e+002;
n=289; farx(n+1)=3.348440e+000; foe(n+1)=4.409797e+001; krok(n+1)=9.054721e-006; ng(n+1)=3.185811e+002;
n=290; farx(n+1)=3.327522e+000; foe(n+1)=4.405058e+001; krok(n+1)=8.648025e-006; ng(n+1)=3.914389e+002;
n=291; farx(n+1)=3.342439e+000; foe(n+1)=4.400362e+001; krok(n+1)=8.996611e-006; ng(n+1)=3.168741e+002;
n=292; farx(n+1)=3.321895e+000; foe(n+1)=4.395695e+001; krok(n+1)=8.632369e-006; ng(n+1)=3.880742e+002;
n=293; farx(n+1)=3.336635e+000; foe(n+1)=4.391068e+001; krok(n+1)=9.024321e-006; ng(n+1)=3.143428e+002;
n=294; farx(n+1)=3.316458e+000; foe(n+1)=4.386470e+001; krok(n+1)=8.546025e-006; ng(n+1)=3.859773e+002;
n=295; farx(n+1)=3.331010e+000; foe(n+1)=4.381908e+001; krok(n+1)=9.125546e-006; ng(n+1)=3.111462e+002;
n=296; farx(n+1)=3.311003e+000; foe(n+1)=4.377375e+001; krok(n+1)=8.488840e-006; ng(n+1)=3.850603e+002;
n=297; farx(n+1)=3.325392e+000; foe(n+1)=4.372881e+001; krok(n+1)=9.098641e-006; ng(n+1)=3.091667e+002;
n=298; farx(n+1)=3.305671e+000; foe(n+1)=4.368416e+001; krok(n+1)=8.481911e-006; ng(n+1)=3.821170e+002;
n=299; farx(n+1)=3.319911e+000; foe(n+1)=4.363989e+001; krok(n+1)=9.089066e-006; ng(n+1)=3.071162e+002;
n=300; farx(n+1)=3.300489e+000; foe(n+1)=4.359589e+001; krok(n+1)=8.445859e-006; ng(n+1)=3.795984e+002;

figure; semilogy(farx,'b'); hold on; semilogy(foe,'r'); xlabel('Iteracje'); ylabel('Earx, Eoe'); legend('Earx','Eoe'); title('Uczenie predyktora OE');
figure; subplot(2,1,1); semilogy(krok); xlabel('Iteracje'); ylabel('Krok');
subplot(2,1,2); semilogy(ng); xlabel('Iteracje'); ylabel('Norma gradientu');
Earx=farx(n+1)
Eoe=foe(n+1)
